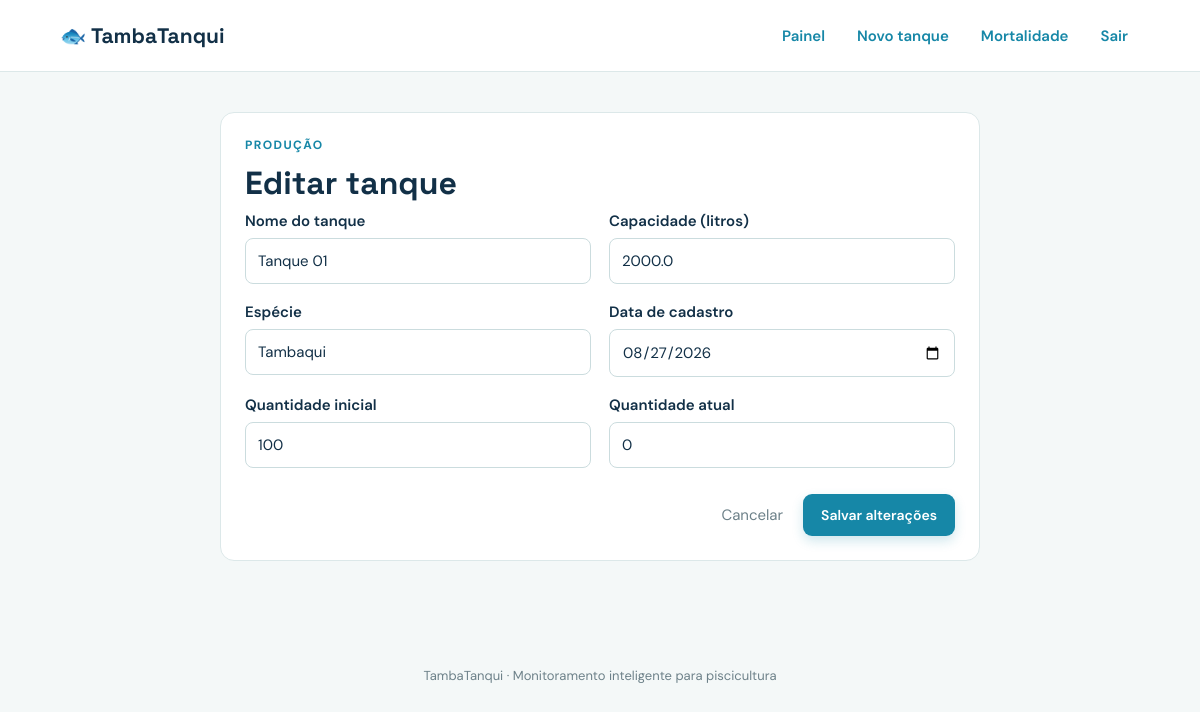
Screenshot of /editar_tanque/4 (signed in) with the database file from the repository.
### tables this page shows
CREATE TABLE tanques (
            id INTEGER PRIMARY KEY AUTOINCREMENT,
            nome TEXT NOT NULL,
            capacidade REAL NOT NULL,
            especie TEXT NOT NULL,
            data_cadastro TEXT NOT NULL,
            quantidade_inicial INTEGER NOT NULL,
            quantidade_atual INTEGER NOT NULL
        );

### app.py (the view, shortened to what this page needs)
@app.route("/editar_tanque/<int:id>", methods=["GET", "POST"])
@login_required
def editar_tanque(id):
    db = get_db()
    tanque = db.execute("SELECT * FROM tanques WHERE id = ?", (id,)).fetchone()
    if tanque is None:
        flash("Tanque não encontrado.", "error")
        return redirect(url_for("index"))
    return render_template("editar_tanque.html", tanque=tanque)

### app.py (called while the page is built)
def get_db():
    if "db" not in g:
        g.db = sqlite3.connect(DATABASE)
        g.db.row_factory = sqlite3.Row
    return g.db

@app.context_processor
def template_globals():
    return {"today": date.today().isoformat(), "usuario": session.get("usuario")}

def login_required(view):
    @wraps(view)
    def wrapped_view(*args, **kwargs):
        if "usuario_id" not in session:
            flash("Entre na sua conta para acessar o painel.", "error")
            return redirect(url_for("login", next=request.path))
        return view(*args, **kwargs)
    return wrapped_view

### templates/editar_tanque.html
{% extends 'base.html' %}{% block title %}Editar tanque · TambaTanqui{% endblock %}{% block content %}<div class="form-card card"><p class="eyebrow">PRODUÇÃO</p><h1>Editar tanque</h1><form method="post" class="grid-form"><label>Nome do tanque<input name="nome" value="{{ tanque.nome }}" required></label><label>Capacidade (litros)<input type="number" name="capacidade" min="1" step="0.01" value="{{ tanque.capacidade }}" required></label><label>Espécie<input name="especie" value="{{ tanque.especie }}" required></label><label>Data de cadastro<input type="date" name="data_cadastro" value="{{ tanque.data_cadastro }}" required></label><label>Quantidade inicial<input value="{{ tanque.quantidade_inicial }}" disabled></label><label>Quantidade atual<input type="number" name="quantidade_atual" min="0" value="{{ tanque.quantidade_atual }}" required></label><div class="form-actions"><a href="{{ url_for('index') }}">Cancelar</a><button class="button" type="submit">Salvar alterações</button></div></form></div>{% endblock %}

### static/style.css (style rules this page uses)
:root { --navy:#123047;--blue:#1687a7;--cyan:#dff5f5;--bg:#f4f8f8;--muted:#6d8189;--line:#dce8e9;--red:#c64d55;--green:#278567 }
* { box-sizing:border-box }
body { margin:0;background:var(--bg);color:var(--navy);font:15px 'DM Sans',sans-serif }
h1,h2,p { margin-top:0 }
h1,h2,.brand { font-family:'Space Grotesk',sans-serif }
h1 { font-size:32px;margin-bottom:8px }
.eyebrow { color:var(--blue);font-size:12px;font-weight:700;letter-spacing:1.4px;margin-bottom:10px }
.button { display:inline-block;background:var(--blue);color:white;border:0;border-radius:9px;padding:12px 18px;font:600 14px 'DM Sans';text-decoration:none;cursor:pointer;box-shadow:0 5px 12px #1687a733 }
.stats div,.card { background:#fff;border:1px solid var(--line);border-radius:14px }
.card { padding:24px;margin-bottom:22px }
.form-card { max-width:760px;margin:0 auto 22px }
.grid-form { display:grid;grid-template-columns:1fr 1fr;gap:18px }
label { display:flex;flex-direction:column;gap:7px;font-weight:600 }
input,select,textarea { width:100%;border:1px solid #cbdcde;border-radius:8px;padding:12px;background:#fff;color:var(--navy);font:15px 'DM Sans' }
.form-actions { grid-column:1/-1;display:flex;justify-content:flex-end;align-items:center;gap:20px;margin-top:8px }
.form-actions a { color:var(--muted);text-decoration:none }

### rows the page displays
tanques: nome "Tanque 01", capacidade "2000.0", especie "Tambaqui", data_cadastro "08/27/2026", quantidade_inicial "100", quantidade_atual "0"
